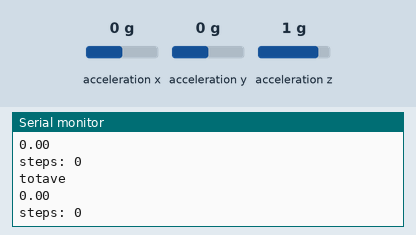
This sketch was run on a simulated Arduino Nano 33 BLE. Parts: the last lines printed to the serial monitor. Inputs (shaded band) come from the test bench; at power-on: acceleration x 0 g, acceleration y 0 g, acceleration z 1 g.

Above: at 1.4 s.
1.5 s: acceleration x set to -1.4 g
At 1.55 s:
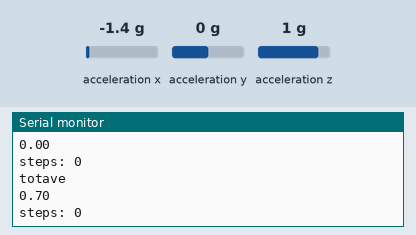
3.0 s: acceleration y set to -1.4 g
At 3.07 s:
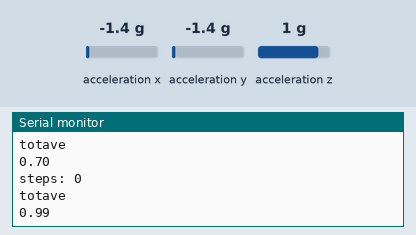
4.5 s: acceleration z set to -1.4 g
At 4.5 s:
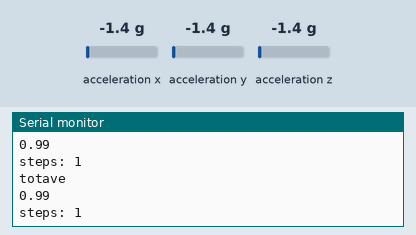
Timing chart, 0 to 7.5 s (numbered marks = the images above; inputs shaded):
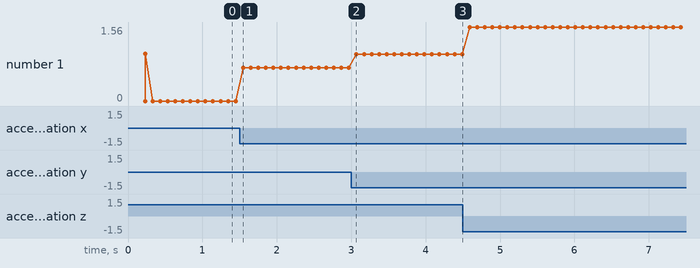

The sketch:

step_ble.ino
```cpp
#include <Arduino_LSM9DS1.h>

float threshold = 0.8;
float xavg, yavg, zavg;
int steps;
unsigned long start_t, crit_t=100;
bool st_flag = false, t_flag=false;

void setup(){
  LSM9DS1_setup();
  calibrate();
}

void loop(){
    if(elapsed_time_check()) step_count();
}

bool elapsed_time_check(){
    if(!t_flag){
        t_flag = true;
        start_t = millis();
    }else if(millis()-start_t>=crit_t){
        t_flag = false;
        return true;
    }
    return false;
}

void step_count(){
    float totvect = 0, prev_totvect = 0;
    float totave = 0;
    float xaccl = 0, yaccl = 0, zaccl = 0;

    if (IMU.accelerationAvailable()) IMU.readAcceleration(xaccl, yaccl, zaccl);
    xaccl-=xavg; yaccl-=yavg; zaccl-=zavg;

    totvect = sqrt(xaccl*xaccl + yaccl*yaccl + zaccl*zaccl);
    totave = (totvect + prev_totvect) / 2 ;
    prev_totvect = totvect;

    Serial.println("totave"); Serial.println(totave);

    if(totave>threshold && !st_flag){
        steps++;
        st_flag = true;
    }

    if(totave<threshold && st_flag) st_flag = false;
    if(steps<0) steps = 0;

    Serial.println('\n'); Serial.print("steps: "); Serial.println(steps);
}

void LSM9DS1_setup(){
  Serial.begin(9600);
  while (!Serial);
  Serial.println("Started");

  if (!IMU.begin()) {
    Serial.println("Failed to initialize IMU!");
    while (1);
  }

  Serial.print("Accelerometer sample rate = ");
  Serial.print(IMU.accelerationSampleRate());
  Serial.println("Hz");
}

void calibrate(){
  float xval, yval, zval;

  for (int i = 0; i < 100; i++) {
    if (IMU.accelerationAvailable()) IMU.readAcceleration(xval, yval, zval);
    xavg+= xval; yavg+= yval; zavg+= zval;
  }

  delay(100);
  xavg /= 100.0; yavg /= 100.0; zavg /= 100.0;
  Serial.println(xavg); Serial.println(yavg); Serial.println(zavg);
}
```

Measured:
- after the input at 1.5 s, the serial monitor: prints a new line after 0.05 s (image 1)
- after the input at 3.0 s, the serial monitor: prints a new line after 0.07 s (image 2)
- plotted number 1: 0 → 0.7 after the input at 1.5 s, 0.7 → 0.99 after the input at 3.0 s, 0.99 → 1.56 after the input at 4.5 s
